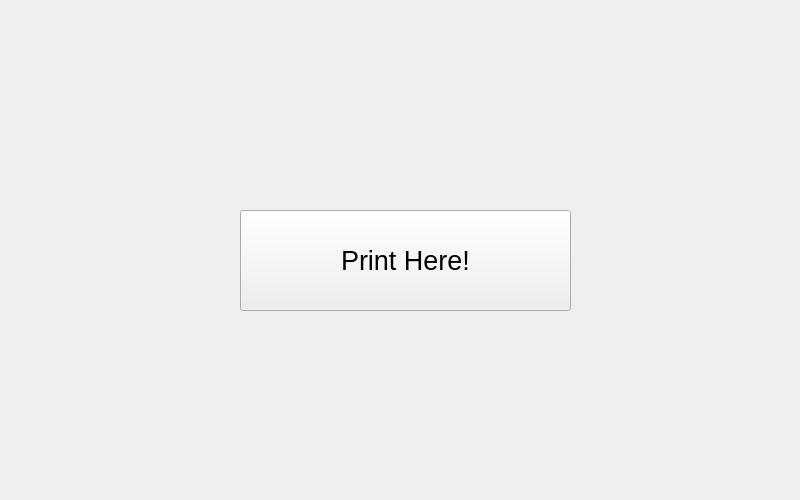
<?xml version="1.0" encoding="UTF-8"?>
<ui version="4.0">
 <class>MainWindow</class>
 <widget class="QMainWindow" name="MainWindow">
  <property name="geometry">
   <rect>
    <x>0</x>
    <y>0</y>
    <width>800</width>
    <height>500</height>
   </rect>
  </property>
  <property name="windowTitle">
   <string>Print</string>
  </property>
  <widget class="QWidget" name="centralwidget">
   <widget class="QPushButton" name="printButton">
    <property name="geometry">
     <rect>
      <x>240</x>
      <y>210</y>
      <width>331</width>
      <height>101</height>
     </rect>
    </property>
    <property name="font">
     <font>
      <pointsize>20</pointsize>
     </font>
    </property>
    <property name="text">
     <string>Print Here!</string>
    </property>
   </widget>
  </widget>
 </widget>
 <resources/>
 <connections/>
</ui>
